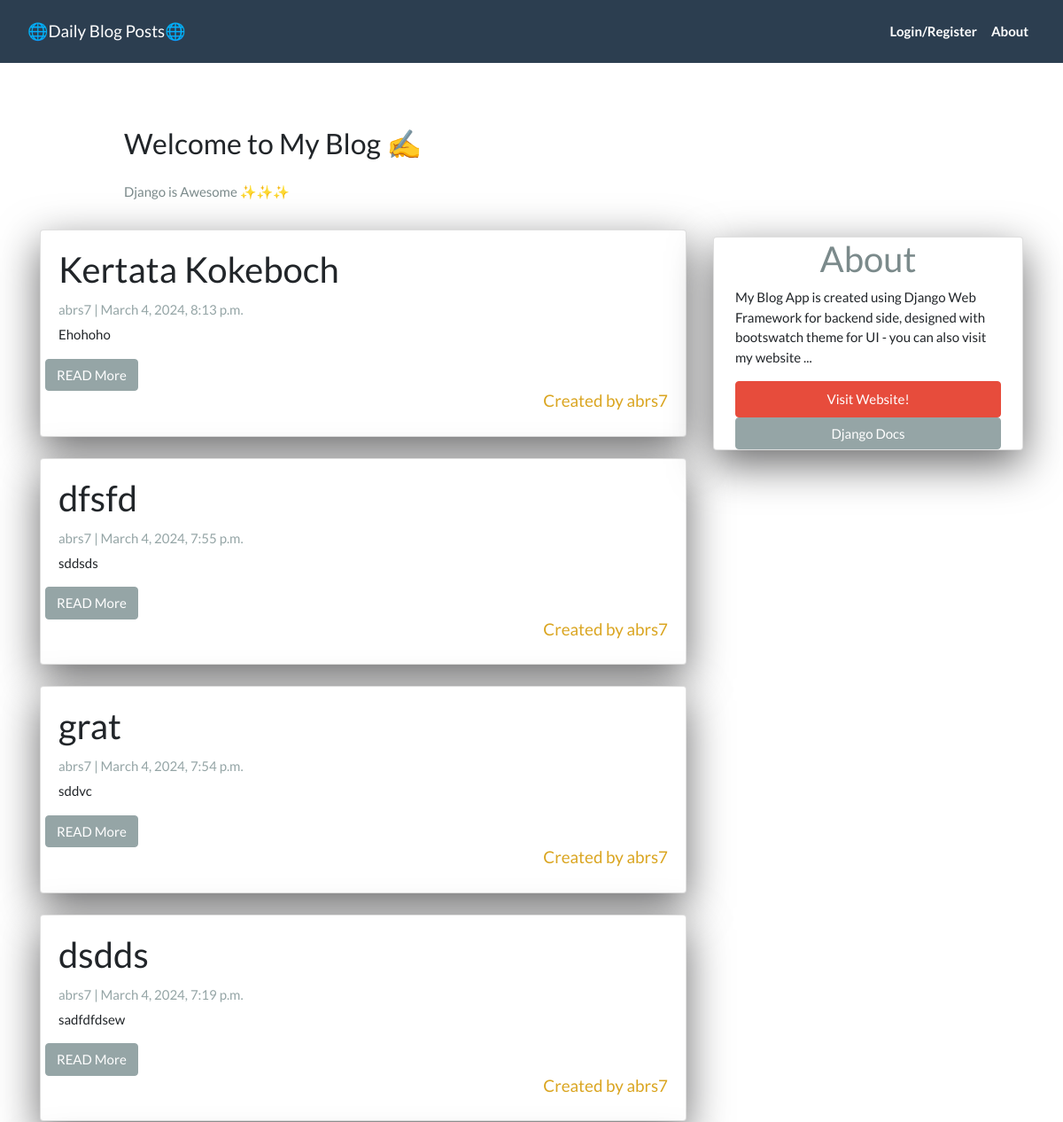
The app's page /app/ (upper part), older data.
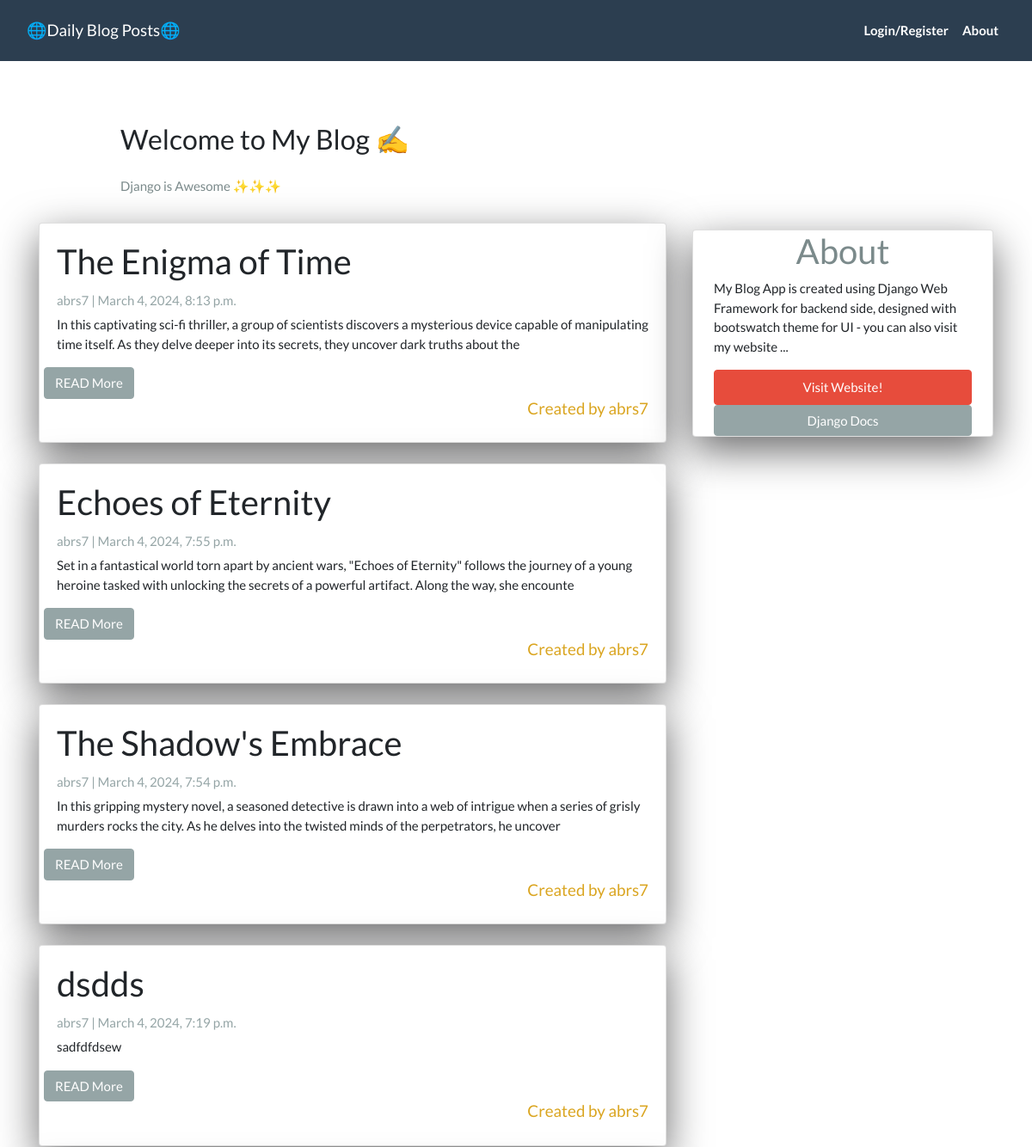
The same page, newer data.
### app/models.py (models this page shows, shortened)
class Post(models.Model):
    title = models.CharField(max_length =256, unique=True)
    slug = models.SlugField(max_length=256, unique=True )
    author = models.ForeignKey(User, on_delete=models.CASCADE, related_name='blog_posts')
    created_on = models.DateTimeField(auto_now_add = True)
    updated_on = models.DateTimeField(auto_now = True)
    content = models.TextField()
    status = models.IntegerField(choices = STATUS, default= 0)
    class Meta():
        ordering = ['-created_on']

### app/views.py (the view)
# urls.py: path('', views.PostList.as_view(), name = 'post_list'),
class PostList(ListView):
    queryset = Post.objects.filter(status=1).order_by('-created_on')
    template_name = 'index.html'
    def get_context_data(self, **kwargs):
        context = super().get_context_data(**kwargs)
        context['post_id'] = self.kwargs.get('post_id')
        return context

### templates/index.html (shortened to what this page needs)
{% extends "base.html" %}
{% block content %}
<header class="masthead">
  <div class="container">
    <div class="row">
      <div class=" col-md-8 col-md-10 mx-auto">
        <div class="site-heading">
          <h3 class=" site-heading my-4 mt-3 text-black"> Welcome to My Blog ✍️ </h3>
          <p class="text-dark">Django is Awesome ✨✨✨ </p>
        </div>
      </div>
    </div>
  </div>
</header>
<div class="container">
  <div class="row">
    <div class="col-md-8 mt-3 left">
      {% for post in post_list %}
      <div class="card mb-4">
        <div class="card-body">
          <h2 class="card-title">{{ post.title }}</h2>
          <p class="card-text text-muted h6">{{ post.author }} | {{ post.created_on}} </p>
          <p class="card-text">{{post.content|slice:":200"}} </p>
          <div class="row">
          <a href="{% url 'post_detail' post.slug  %}">
         <button class="btn btn-secondary mx-6">READ More</button>
      </a>
      </div>
      {% load custom_filters %}
      <h5 class="text-green mx-12 float-right " style="color: goldenrod;">Created by {{post.author.username|first_upper}}</h5>
        </div>
      </div>
      {% endfor %}
    </div>
   {% block sidebar %}
   {% include 'sidebar.html'%}
   {% endblock sidebar%}
  </div>
</div>
{%endblock%}

Row changes from the older to the newer data that the page shows:
changed Post: title "Kertata Kokeboch" → "The Enigma of Time"; content "Ehohoho" → "In this captivating sci-fi thriller, a group of scientists discovers a mysterious device capable of manipulating time itself. As they delve deeper into its secrets, they uncover dark truths about the"
changed Post: title "dfsfd" → "Echoes of Eternity"; content "sddsds" → "Set in a fantastical world torn apart by ancient wars, \"Echoes of Eternity\" follows the journey of a young heroine tasked with unlocking the secrets of a powerful artifact. Along the way, she encounte"
changed Post: title "grat" → "The Shadow's Embrace"; content "sddvc" → "In this gripping mystery novel, a seasoned detective is drawn into a web of intrigue when a series of grisly murders rocks the city. As he delves into the twisted minds of the perpetrators, he uncover"
